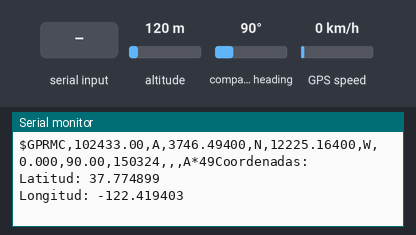
Recording of a sketch running on a simulated ESP8266 (NodeMCU). On the bench: the last lines printed to the serial monitor. Inputs (shaded band) come from the test bench; at power-on: compass heading 90°, GPS speed 0 km/h, altitude 120 m. WiFi joins after 1.5 s; servers stay silent unless stated; uploads are accepted with an empty reply; the GPS gets a fix after 3 s at 37.7749, -122.4194 with 8 satellites.

Above: at 3.2 s.
3.3 s: compass heading set to 269°
At 3.84 s:
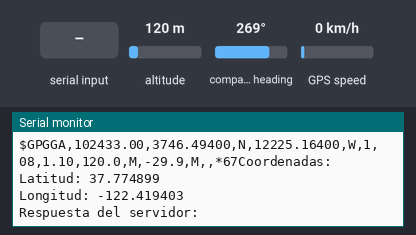
6.5 s: "1" received over the second serial link
At 6.84 s:
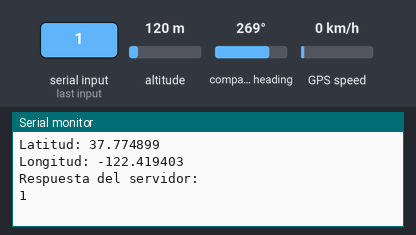
9.7 s: GPS speed set to 30 km/h
At 10.22 s:
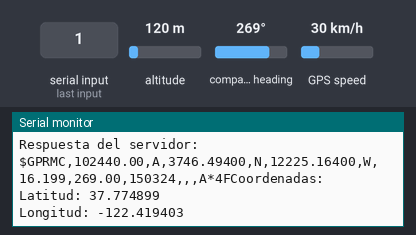
12.5 s: altitude set to 20 m
At 12.52 s:
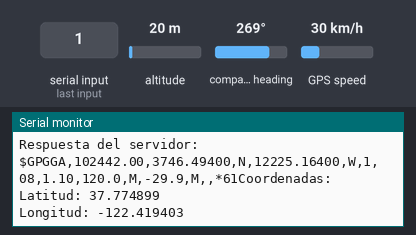
14.5 s: altitude set to 250 m
At 14.52 s:
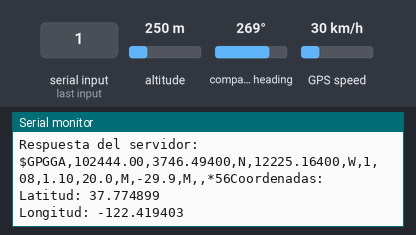
18.5 s: altitude set to 750 m
At 18.52 s:
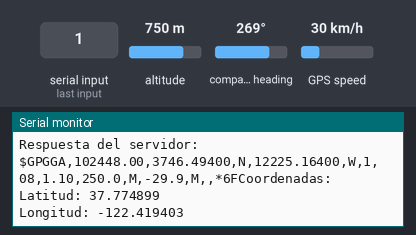

Measured:
- after the input at 6.5 s, the serial monitor: prints a new line after 0.07 s (image 2)
- after the input at 9.7 s, the serial monitor: prints a new line after 0.30 s (image 3)

The sketch:

Blink.ino
```cpp
#include <TinyGPSPlus.h>
#include <SoftwareSerial.h>
#include <ESP8266WiFi.h> // Usa <WiFi.h> si tienes un ESP32
#include <ESP8266HTTPClient.h> // Usa <HTTPClient.h> para ESP32

// Configura TinyGPS++ y el módulo GPS
TinyGPSPlus gps;
SoftwareSerial gpsSerial(D5, D6);  // RX en pin 4, TX en pin 3

// Configura tus credenciales WiFi
const char* ssid = "Fibertel WiFi664 2.4GHz";
const char* password = "01413044670";

// URL del servidor Node.js
const String serverURL = "http://192.168.0.7:3000/actualizar";

void setup() {
  Serial.begin(9600);
  gpsSerial.begin(9600);
  WiFi.begin(ssid, password);

  // Conectar al WiFi
  while (WiFi.status() != WL_CONNECTED) {
    delay(1000);
    Serial.println("Conectando al WiFi...");
  }
  Serial.println("Conectado al WiFi!");
}

/* void loop() {
  // Verifica si hay datos disponibles del GPS
  while (gpsSerial.available() > 0) {
    gps.encode(gpsSerial.read());

    // Si hay nuevas coordenadas, enviarlas al servidor
    if (gps.location.isUpdated()) {
      float latitude = gps.location.lat();
      float longitude = gps.location.lng();
      Serial.println(latitude);
      Serial.println(longitude);
      enviarCoordenadas(latitude, longitude);
    }
    else{
      Serial.println("Esperando datos del gps");
    }
  }
} */

void loop() {
  // Verifica si hay datos disponibles del GPS
  while (gpsSerial.available() > 0) {
    char c = gpsSerial.read();
    Serial.print(c);  // Imprime los datos en crudo del GPS

    // Intenta procesar los datos con TinyGPSPlus
    gps.encode(c);

    // Si hay nuevas coordenadas, enviarlas al servidor
    if (gps.location.isUpdated()) {
      float latitude = gps.location.lat();
      float longitude = gps.location.lng();
      Serial.println("Coordenadas:");
      Serial.print("Latitud: ");
      Serial.println(latitude, 6);
      Serial.print("Longitud: ");
      Serial.println(longitude, 6);
      enviarCoordenadas(latitude, longitude);
    }
  }
}


void enviarCoordenadas(float lat, float lng) {
  if (WiFi.status() == WL_CONNECTED) {
    WiFiClient wifiClient; // Crear el cliente WiFi
    HTTPClient http;

    // Pasar WiFiClient y URL al método begin
    http.begin(wifiClient, serverURL);

    // Cuerpo JSON con latitud y longitud
    String payload = "{\"lat\":" + String(lat, 6) + ", \"lng\":" + String(lng, 6) + "}";
    http.addHeader("Content-Type", "application/json");

    int httpResponseCode = http.POST(payload);
    if (httpResponseCode > 0) {
      String response = http.getString();
      Serial.println("Respuesta del servidor: " + response);
    } else {
      Serial.println("Error en la petición HTTP: " + String(httpResponseCode));
    }
    http.end();
  } else {
    Serial.println("No conectado a WiFi");
  }
}
```
